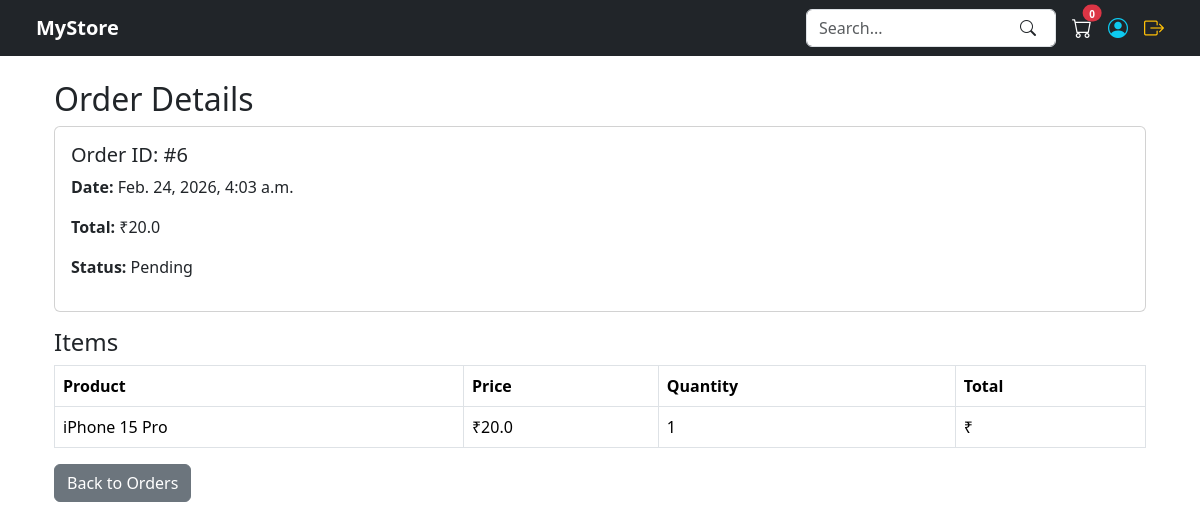
The page /orders/detail/6/ (signed in) on the database its author committed.
### orders/models.py (models this page shows, shortened)
class Order(models.Model):
    STATUS_CHOICES = (
        ('Pending', 'Pending'),
        ('Confirmed', 'Confirmed'),
        ('Shipped', 'Shipped'),
        ('Out for Delivery', 'Out for Delivery'),
        ('Delivered', 'Delivered'),
        ('Cancelled', 'Cancelled'),
    )
    user = models.ForeignKey(User, on_delete=models.CASCADE)
    address = models.ForeignKey(Address, on_delete=models.SET_NULL, null=True, blank=True)
    total_price = models.FloatField()
    status = models.CharField(max_length=20, choices=STATUS_CHOICES, default='Pending')
    created_at = models.DateTimeField(auto_now_add=True)
    tracking_number = models.CharField(max_length=100, blank=True)
    coupon = models.ForeignKey(Coupon, on_delete=models.SET_NULL, null=True, blank=True)

class OrderItem(models.Model):
    order = models.ForeignKey(Order, on_delete=models.CASCADE)
    product = models.ForeignKey(Product, on_delete=models.CASCADE)
    quantity = models.IntegerField()
    price = models.FloatField()

### products/models.py (models this page shows, shortened)
class Product(models.Model):
    category = models.ForeignKey(Category, on_delete=models.CASCADE)
    brand = models.ForeignKey(Brand, on_delete=models.SET_NULL, null=True, blank=True)
    name = models.CharField(max_length=200)
    description = models.TextField()
    price = models.FloatField()
    discount = models.FloatField(default=0)
    stock = models.IntegerField(default=0)
    image = models.ImageField(upload_to='products/')
    created_at = models.DateTimeField(auto_now_add=True)
    specifications = models.JSONField(blank=True, null=True)
    features = models.TextField(blank=True)
    is_active = models.BooleanField(default=True)

### orders/views.py (the view)
# urls.py: path('detail/<int:order_id>/', views.order_detail, name='order_detail'),
@login_required
def order_detail(request, order_id):
    order = get_object_or_404(Order, id=order_id, user=request.user)
    items = OrderItem.objects.filter(order=order)
    return render(request, 'order_detail.html', {'order': order, 'items': items})

### templates/order_detail.html
{% extends 'base.html' %}
{% block content %}
<div class="container mt-4">
    <h2>Order Details</h2>
    <div class="card p-3 mb-3">
        <h5>Order ID: #{{ order.id }}</h5>
        <p><strong>Date:</strong> {{ order.created_at }}</p>
        <p><strong>Total:</strong> ₹{{ order.total_price }}</p>
        <p><strong>Status:</strong> {{ order.status }}</p>
    </div>
    <h4>Items</h4>
    <table class="table table-bordered">
        <thead>
            <tr>
                <th>Product</th>
                <th>Price</th>
                <th>Quantity</th>
                <th>Total</th>
            </tr>
        </thead>
        <tbody>
            {% for item in items %}
            <tr>
                <td>{{ item.product.name }}</td>
                <td>₹{{ item.price }}</td>
                <td>{{ item.quantity }}</td>
                <td>₹{{ item.price|floatformat:2|add:item.quantity }}</td>
            </tr>
            {% endfor %}
        </tbody>
    </table>
    <a href="{% url 'order_history' %}" class="btn btn-secondary">
        Back to Orders
    </a>
</div>
{% endblock %}

### rows shown on the page
Order: id "6", created_at "Feb. 24, 2026, 4:03 a.m.", total_price "20.0", status "Pending"
OrderItem: product.name "iPhone 15 Pro", price "20.0", quantity "1"

### other values the page prints
{{ items|length }} "0"
